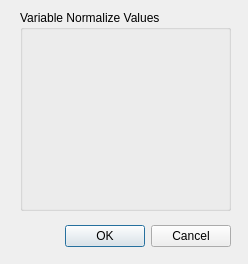
<?xml version="1.0" encoding="UTF-8"?>
<ui version="4.0">
 <class>VariableDialog</class>
 <widget class="QDialog" name="VariableDialog">
  <property name="geometry">
   <rect>
    <x>0</x>
    <y>0</y>
    <width>248</width>
    <height>264</height>
   </rect>
  </property>
  <property name="windowTitle">
   <string>Dialog</string>
  </property>
  <widget class="QWidget" name="layoutWidget">
   <property name="geometry">
    <rect>
     <x>20</x>
     <y>220</y>
     <width>211</width>
     <height>33</height>
    </rect>
   </property>
   <layout class="QHBoxLayout">
    <property name="spacing">
     <number>6</number>
    </property>
    <property name="margin">
     <number>0</number>
    </property>
    <item>
     <spacer>
      <property name="orientation">
       <enum>Qt::Horizontal</enum>
      </property>
      <property name="sizeHint" stdset="0">
       <size>
        <width>131</width>
        <height>31</height>
       </size>
      </property>
     </spacer>
    </item>
    <item>
     <widget class="QPushButton" name="okButton">
      <property name="text">
       <string>OK</string>
      </property>
     </widget>
    </item>
    <item>
     <widget class="QPushButton" name="cancelButton">
      <property name="text">
       <string>Cancel</string>
      </property>
     </widget>
    </item>
   </layout>
  </widget>
  <widget class="QGroupBox" name="main_widget">
   <property name="geometry">
    <rect>
     <x>20</x>
     <y>10</y>
     <width>211</width>
     <height>201</height>
    </rect>
   </property>
   <property name="title">
    <string>Variable Normalize Values</string>
   </property>
  </widget>
 </widget>
 <resources/>
 <connections>
  <connection>
   <sender>okButton</sender>
   <signal>clicked()</signal>
   <receiver>VariableDialog</receiver>
   <slot>accept()</slot>
   <hints>
    <hint type="sourcelabel">
     <x>278</x>
     <y>253</y>
    </hint>
    <hint type="destinationlabel">
     <x>96</x>
     <y>254</y>
    </hint>
   </hints>
  </connection>
  <connection>
   <sender>cancelButton</sender>
   <signal>clicked()</signal>
   <receiver>VariableDialog</receiver>
   <slot>reject()</slot>
   <hints>
    <hint type="sourcelabel">
     <x>369</x>
     <y>253</y>
    </hint>
    <hint type="destinationlabel">
     <x>179</x>
     <y>282</y>
    </hint>
   </hints>
  </connection>
 </connections>
</ui>
